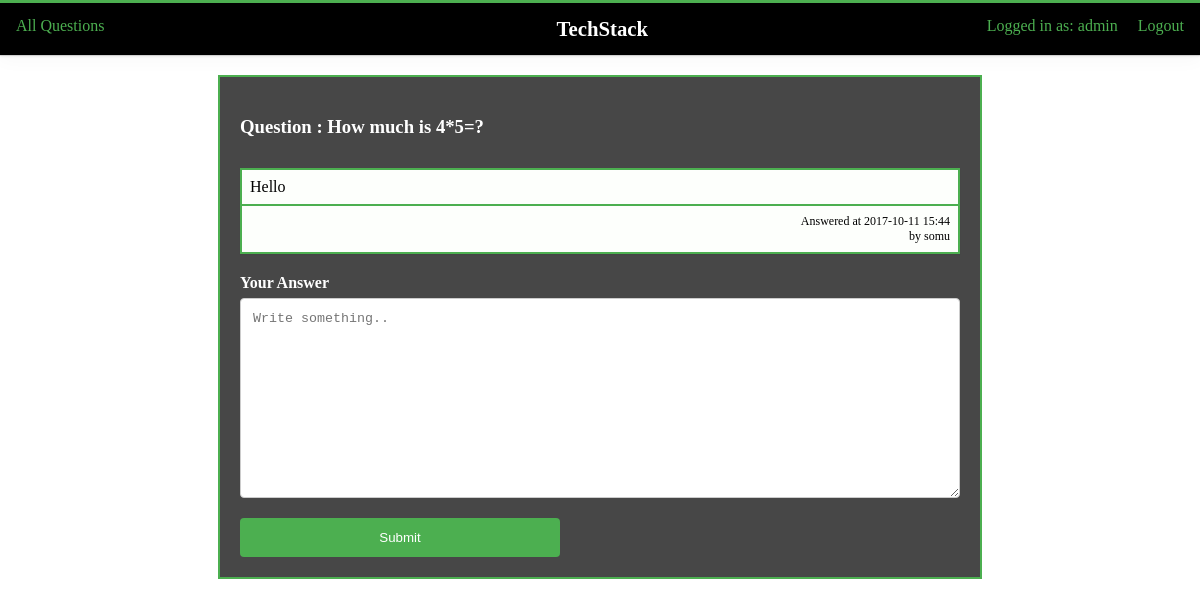
Page /polls/6/ (signed in) on the earlier database version.
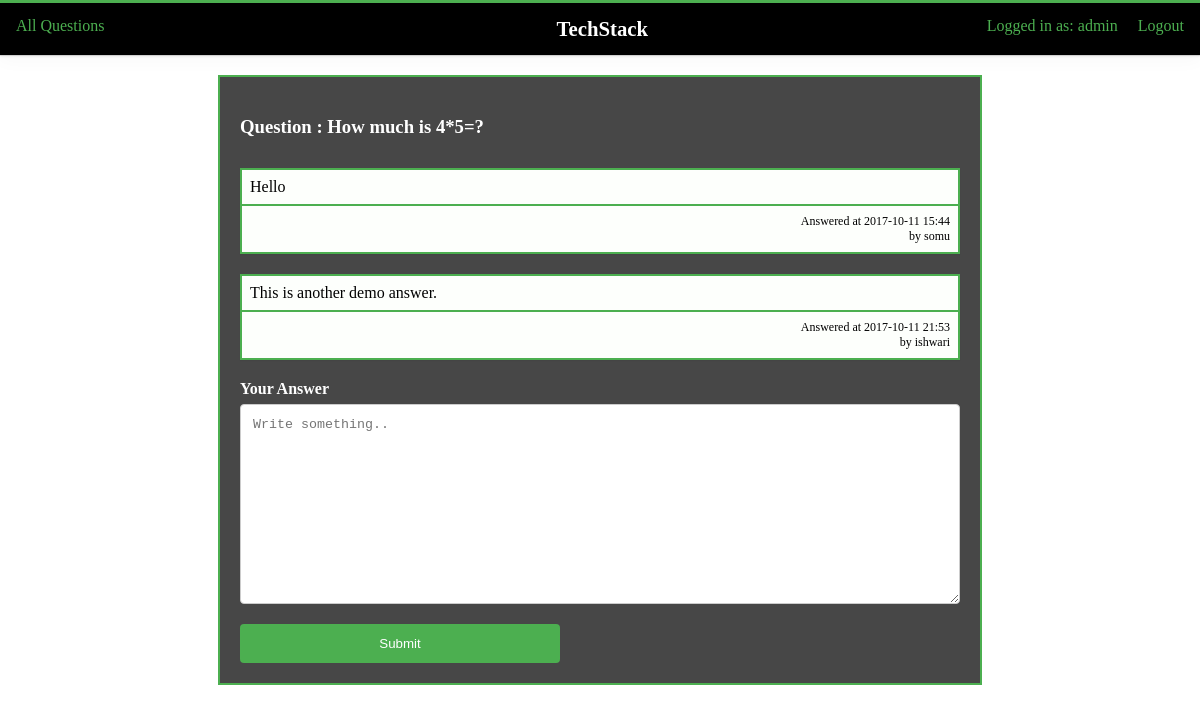
Same page on the later database version.
### polls/models.py (models this page shows, shortened)
class Question(models.Model):
    question_text = models.CharField(max_length=200)
    pub_date = models.DateTimeField('date published')

class Answer(models.Model):
    question = models.ForeignKey(Question, on_delete=models.CASCADE)
    answer_text = models.CharField(max_length=500)
    author_text = models.CharField(max_length=20)
    created_at = models.DateTimeField(auto_now_add=True)

### polls/views.py (the view)
# urls.py: url(r'^(?P<question_id>[0-9]+)/$', views.detail, name='detail'),
def detail(request, question_id):
	if not request.user.is_authenticated:
		messages.error(request, 'Please login first to view the questions!')
		return HttpResponseRedirect('/polls/login/')
	else:
		question = get_object_or_404(Question, pk=question_id)
		return render(request, 'polls/detail.html', {'question': question})

### polls/templates/polls/detail.html (shortened to what this page needs)
{% load static %}
<!DOCTYPE html>
<html>
  <head>
  	<link rel="stylesheet" href="{% static 'answers.css' %}" type="text/css">
  	<link rel="stylesheet" href="{% static 'common.css' %}" type="text/css">
  </head>
  <body>
  		<ul class="navbar">
		  <li><a href="/polls">All Questions</a></li>
		  <li class="heading"><a>TechStack</a></li>
		  <li style="float:right"><span>Logged in as: {{ request.user.username }}</span> <a class="active" href="/polls/logout">Logout</a></li>
		</ul>
	   	<div class="question-container container">
	   		<h3>Question : {{ question.question_text }}</h3>
		  	<div class="answer-container">
		  		{% for answer in question.answer_set.all %}
		  			<table class="answer">
		  				<tr class="answer-text">
		  					<td>{{answer.answer_text}}</td>
		  				</tr>
		  				<tr class="answer-meta">
		  					<td>
		  						<p class="answer-added-at">Answered at {{ answer.created_at|date:'Y-m-d H:i' }}</p><p class="answer-given-by">by {{ answer.author_text }}</p>
		  					</td>
		  				</tr>
		  			</table>
				{% endfor %}
		  	</div>
		  <form action="/polls/{{question.id}}/get_answer/" method="POST">
		    <label for="subject"><strong>Your Answer</strong></label>
		    <textarea id="subject" name="your_answer" placeholder="Write something.." style="height:200px"></textarea>
		    <input type="submit" value="Submit">
		  </form>
		</div>
  </body>
</html>

### polls/static/answers.css (style rules this page uses)
.answer-container { margin-top: 30px; width: 60vw; }
.answer { width: 100%; border: 2px solid #4CAF50; box-shadow: 0px 1px 1px #444; margin-bottom: 20px; background: #FDFFFC; color: #000; }
.answer .answer-text { border-bottom:2px solid #4CAF50; }
.answer .answer-given-by { text-align: right; margin: 0; }
.answer .answer-added-at { text-align: right; margin: 0; }
textarea { width: 100%; padding: 12px; border: 1px solid #ccc; border-radius: 4px; box-sizing: border-box; margin-top: 6px; margin-bottom: 16px; resize: vertical; }
input[type=submit] { background-color: #4CAF50; color: white; padding: 12px 20px; border: none; border-radius: 4px; cursor: pointer; min-width: 320px; }
.container { margin: 20px auto 20px auto; width: 60vw; }
.question-container.container { padding: 20px; background: #474747; color: #fff; border: 2px solid #4CAF50; }
table { border-collapse: collapse; width: 100%; }
th, td { text-align: left; padding: 8px; }
.answer-meta { font-size: 0.75em; }

### polls/static/common.css (style rules this page uses)
body { margin:0; }
ul.navbar { list-style-type: none; margin: 0; padding: 0; overflow: hidden; background-color: #000; border-top: 3px solid #4CAF50; box-shadow: 0 1px 0 rgba(12,13,14,0.1), 0 1px 3px rgba(12,13,14,0.1), 0 4px 20px rgba(12,13,14,0.035), 0 1px 1px rgba(12,13,14,0.025); }
ul.navbar li { float: left; color: #4CAF50; }
ul.navbar li a { display: inline-block; text-align: center; padding: 14px 16px; text-decoration: none; color: #4CAF50; }
ul.navbar li.heading { margin-left: 35%; font-size: 1.2em; cursor: pointer; }
ul.navbar li.heading a { color:#fff; font-weight: bold; font-size: 1.3rem; }

Differences in the rows shown:
added Answer: answer_text "This is another demo answer.", created_at "2017-10-11 21:53", author_text "ishwari"
